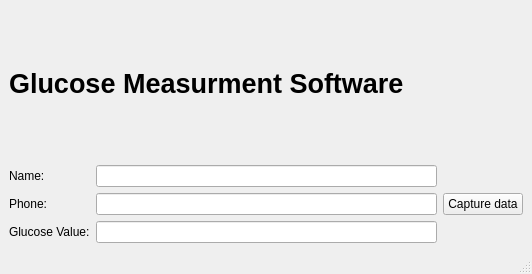
<?xml version="1.0" encoding="UTF-8"?>
<ui version="4.0">
 <class>MainWindow</class>
 <widget class="QMainWindow" name="MainWindow">
  <property name="geometry">
   <rect>
    <x>0</x>
    <y>0</y>
    <width>532</width>
    <height>274</height>
   </rect>
  </property>
  <property name="windowTitle">
   <string>MainWindow</string>
  </property>
  <widget class="QWidget" name="centralwidget">
   <layout class="QGridLayout" name="gridLayout">
    <item row="0" column="0" colspan="3">
     <widget class="QLabel" name="label_4">
      <property name="text">
       <string>&lt;html&gt;&lt;head/&gt;&lt;body&gt;&lt;p&gt;&lt;span style=&quot; font-size:20pt; font-weight:600;&quot;&gt;Glucose Measurment Software&lt;/span&gt;&lt;/p&gt;&lt;/body&gt;&lt;/html&gt;</string>
      </property>
     </widget>
    </item>
    <item row="1" column="0">
     <widget class="QLabel" name="label_2">
      <property name="text">
       <string>Name:</string>
      </property>
     </widget>
    </item>
    <item row="1" column="1">
     <widget class="QLineEdit" name="name"/>
    </item>
    <item row="2" column="0">
     <widget class="QLabel" name="label">
      <property name="text">
       <string>Phone:</string>
      </property>
     </widget>
    </item>
    <item row="2" column="1">
     <widget class="QLineEdit" name="phone"/>
    </item>
    <item row="2" column="2">
     <widget class="QPushButton" name="dcapture">
      <property name="text">
       <string>Capture data</string>
      </property>
     </widget>
    </item>
    <item row="3" column="0">
     <widget class="QLabel" name="label_3">
      <property name="text">
       <string>Glucose Value:</string>
      </property>
     </widget>
    </item>
    <item row="3" column="1">
     <widget class="QLineEdit" name="gvalue"/>
    </item>
   </layout>
  </widget>
  <widget class="QMenuBar" name="menubar">
   <property name="geometry">
    <rect>
     <x>0</x>
     <y>0</y>
     <width>532</width>
     <height>22</height>
    </rect>
   </property>
  </widget>
  <widget class="QStatusBar" name="statusbar"/>
 </widget>
 <resources/>
 <connections/>
</ui>
